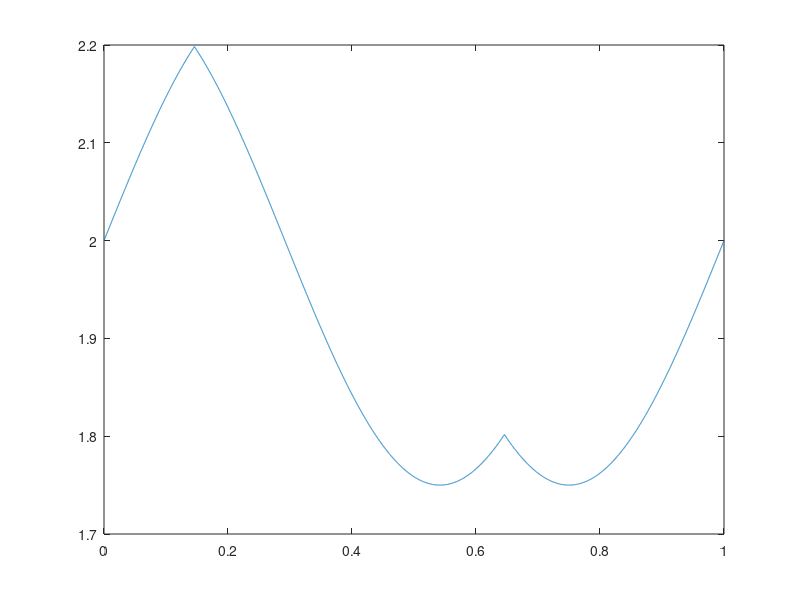

Recreate this plot in MATLAB.
x=[0:0.0001:1];
A=1;
B=1;
S=2;
l =12;
u=x;
m1 = 2 + min(sin(2.*A.*pi.*power(u,B)), cos(2.*A.*pi.*power(u,B)-pi./l))./(power(2,S)); %% A.*power(2,S)
plot(x,m1);
